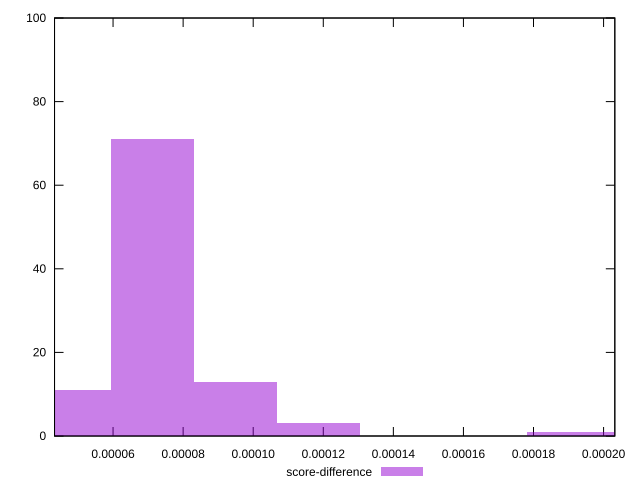

This figure's gnuplot source:
reset

$scoreDifference <<EOF
0.00007123179423238969 71
0.000047487862821593125 11
0.00009497572564318625 13
0.00011871965705398281 3
0.00021369538269716906 1
0.0001899514512863725 1
EOF

set key outside below
set boxwidth 0.000023743931410796563
set xrange [0.00004329655756007966:0.00020320939679052685]
set yrange [0:100]
set trange [0:100]
set style fill transparent solid 0.5 noborder
set terminal svg size 640, 490 enhanced background rgb 'white'
set output "report_00008_2021-01-22T20:58:29.167/mainthread-work-breakdown/samples/pages+cached+noexternal+nofonts+nosvg+noimg/score-difference/histogram.svg"

plot $scoreDifference title "score-difference" with boxes

reset
